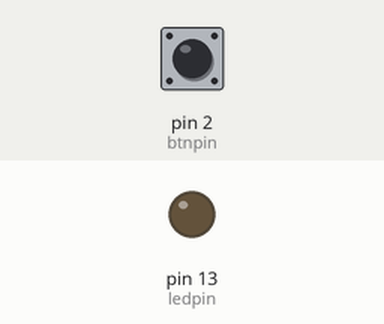
Simulated run of this sketch. Board: Arduino Uno, built with avr-gcc and run on an emulated ATmega328P. Shown: output pins drawn as LEDs (lit = HIGH). The inputs (shaded band) are chosen by the test bench; at power-on: pin 2 (btnpin) LOW. What the sketch prints to the serial monitor is not drawn.

Above: at 1.2 s.
1.3 s: pin 2 (btnpin) pulled HIGH for 0.15 s
At 3.0 s:
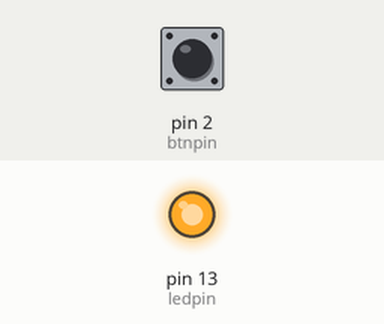
Timing chart, 0 to 10.4 s (numbered marks = the images above; inputs shaded):
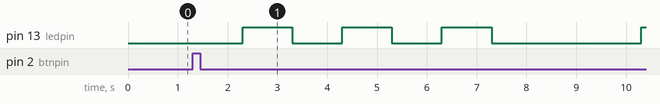

Measured:
- after the input at 1.3 s, pin 13 (ledpin): LOW → HIGH after 1.0 s, then repeats every 2.0 s: LOW 1.0 s, HIGH 1.0 s

The sketch:

2-2_Button_SOS.ino
```cpp
int ledpin=13;
int btnpin=2;
int flag=0;
void ooo()
{
  digitalWrite(ledpin,HIGH);
  delay(3000); //3 second
  digitalWrite(ledpin,LOW);
  delay(1000);
}
void sss()
{
  digitalWrite(ledpin,HIGH);
  delay(1000);  //1 second
  digitalWrite(ledpin,LOW);
  delay(1000);
}
void one()
{
  //S
  sss();
  sss();
  sss();
  Serial.println("==S==");
  delay(2000);
  //O
  ooo();
  ooo();
  ooo();
  Serial.println("==O==");
  delay(2000);
  //S
  sss();
  sss();
  sss();
  Serial.println("==S==");
  delay(2000);
}
void setup() {
  Serial.begin(9600);
  pinMode(btnpin,INPUT); //intput mode
  pinMode(ledpin,OUTPUT); //output mode
}
void loop() {
 int state=digitalRead(btnpin);
 if(state==HIGH)
 {
    delay(1000);
    one();
    Serial.println(state);
 }
  Serial.println(state);
  delay(1);
}
```
